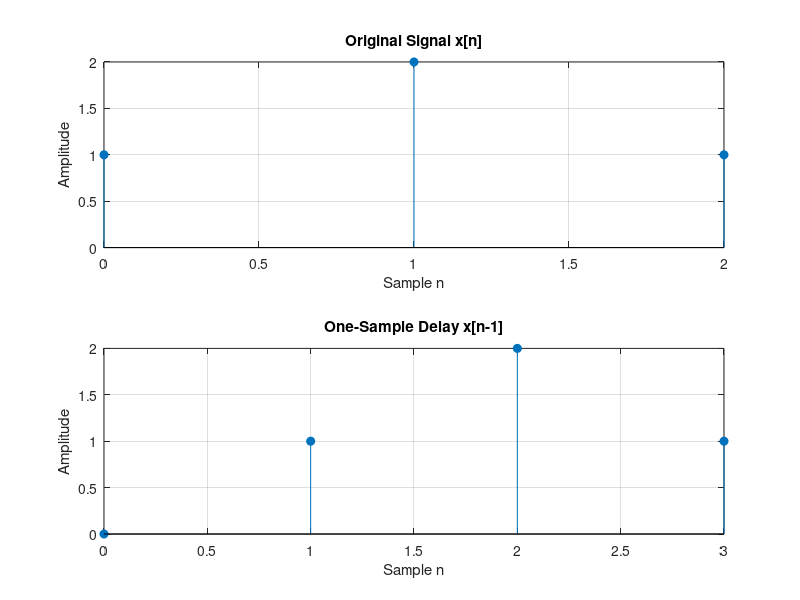
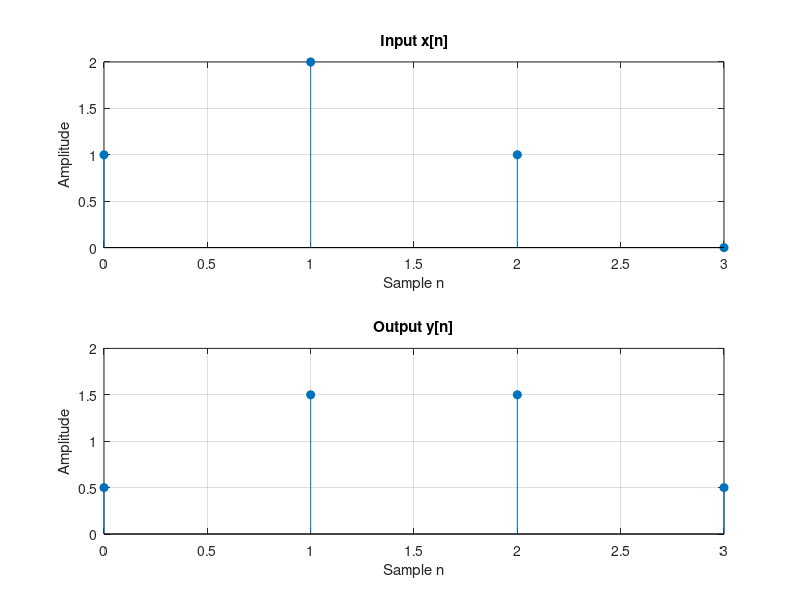
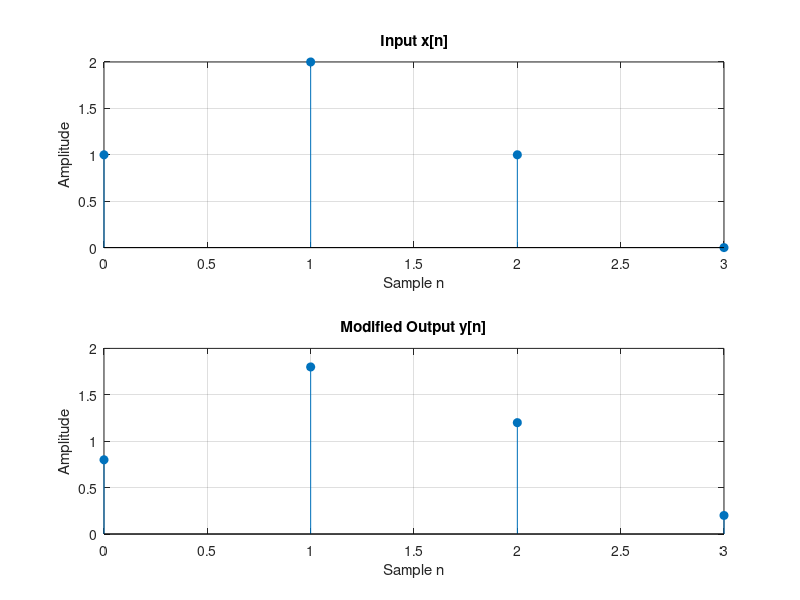

These figures' MATLAB source, in order:

clear; clc; close all;

%% Part 1: Signal and Z-transform

x = [1 2 1];
n = 0:length(x)-1;

% Delay the signal by one sample
xDelayed = [0 x];
nDelayed = 0:length(xDelayed)-1;

figure;
subplot(2,1,1);
stem(n, x, 'filled');
title('Original Signal x[n]');
xlabel('Sample n');
ylabel('Amplitude');
grid on;

subplot(2,1,2);
stem(nDelayed, xDelayed, 'filled');
title('One-Sample Delay x[n-1]');
xlabel('Sample n');
ylabel('Amplitude');
grid on;

saveas(gcf, 'part1.png');

%% Part 2: System with one sample delay

b = [0.5 0.5];
a = 1;

xInput = [x 0];
y = filter(b, a, xInput);
nOutput = 0:length(y)-1;

figure;
subplot(2,1,1);
stem(nOutput, xInput, 'filled');
title('Input x[n]');
xlabel('Sample n');
ylabel('Amplitude');
grid on;

subplot(2,1,2);
stem(nOutput, y, 'filled');
title('Output y[n]');
xlabel('Sample n');
ylabel('Amplitude');
grid on;

disp('Output samples:');
disp(y);

saveas(gcf, 'part2.png');

%% Task 6: Modified system

b = [0.8 0.2];
yModified = filter(b, a, xInput);

figure;
subplot(2,1,1);
stem(nOutput, xInput, 'filled');
title('Input x[n]');
xlabel('Sample n');
ylabel('Amplitude');
grid on;

subplot(2,1,2);
stem(nOutput, yModified, 'filled');
title('Modified Output y[n]');
xlabel('Sample n');
ylabel('Amplitude');
grid on;

disp('Modified output samples:');
disp(yModified);

saveas(gcf, 'part3.png');
